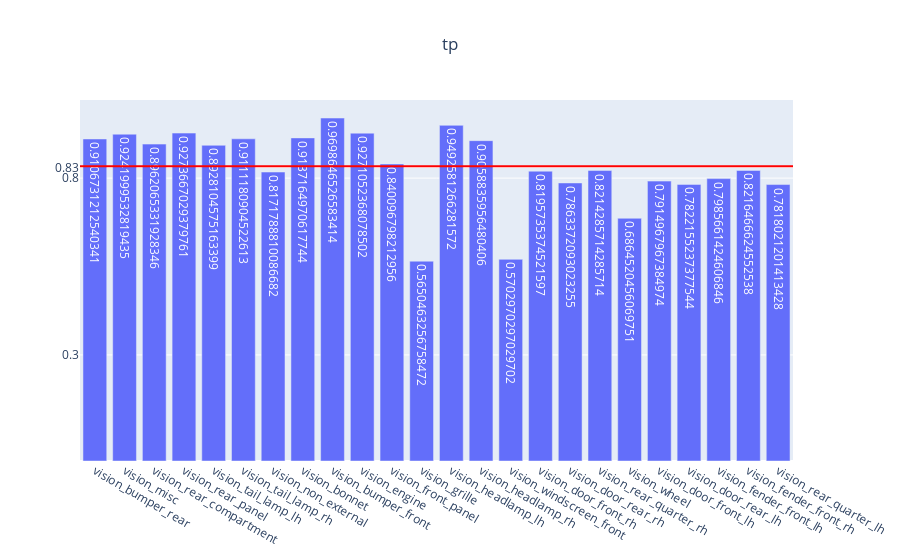

Write notebook code for a chart like this one.
### Code cell
genVisMulitlabel(partEvalMetrics, "tp")

### Figure 1 — Plotly figure (JSON) as saved in the notebook; plotly's stock layout.template omitted (floating-point values rounded to 4 significant figures)
{"data": [{"text": [0.9107, 0.9242, 0.8962, 0.9274, 0.8928, 0.9111, 0.8172, 0.9137, 0.9699, 0.9271, 0.8401, 0.565, 0.9493, 0.9059, 0.5703, 0.8196, 0.7863, 0.8214, 0.6865, 0.7915, 0.7822, 0.7986, 0.8216, 0.7818], "type": "bar", "x": ["vision_bumper_rear", "vision_misc", "vision_rear_compartment", "vision_rear_panel", "vision_tail_lamp_lh", "vision_tail_lamp_rh", "vision_non_external", "vision_bonnet", "vision_bumper_front", "vision_engine", "vision_front_panel", "vision_grille", "vision_headlamp_lh", "vision_headlamp_rh", "vision_windscreen_front", "vision_door_front_rh", "vision_door_rear_rh", "vision_rear_quarter_rh", "vision_wheel", "vision_door_front_lh", "vision_door_rear_lh", "vision_fender_front_lh", "vision_fender_front_rh", "vision_rear_quarter_lh"], "y": [0.9107, 0.9242, 0.8962, 0.9274, 0.8928, 0.9111, 0.8172, 0.9137, 0.9699, 0.9271, 0.8401, 0.565, 0.9493, 0.9059, 0.5703, 0.8196, 0.7863, 0.8214, 0.6865, 0.7915, 0.7822, 0.7986, 0.8216, 0.7818]}], "layout": {"shapes": [{"line": {"color": "red", "width": 2}, "type": "line", "x0": 0, "x1": 1, "xref": "x domain", "y0": 0.8338, "y1": 0.8338, "yref": "y"}], "title": {"text": "tp", "x": 0.5}, "yaxis": {"tickmode": "array", "tickvals": ["0.83", 0.3, 0.8]}}}
